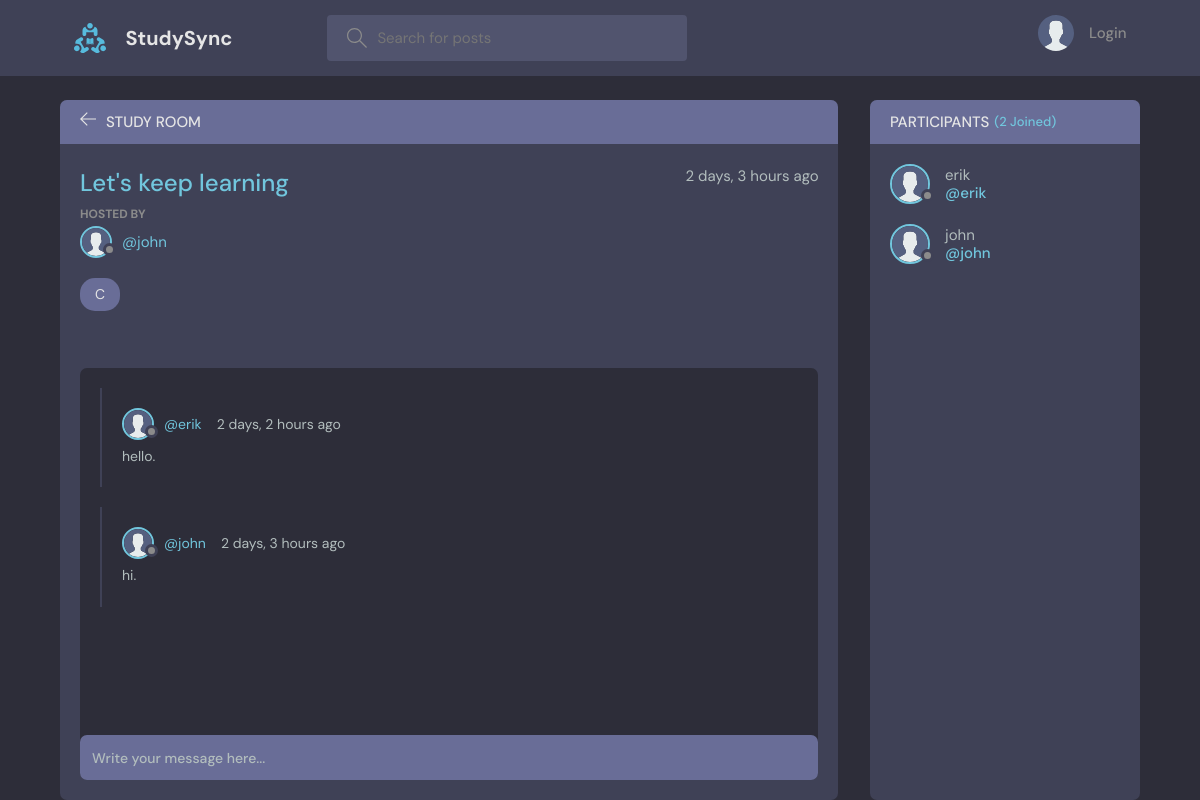
/room/13/, run on the app's committed database.
### base/models.py (models this page shows, shortened)
class Room(models.Model):
    host = models.ForeignKey(User, on_delete=models.SET_NULL, null=True)
    topic = models.ForeignKey(Topic, on_delete=models.SET_NULL, null=True)
    name = models.CharField(max_length=200)
    description = models.TextField(null=True, blank=True)
    participants = models.ManyToManyField(User, related_name='participants')
    updated = models.DateTimeField(auto_now=True)
    created = models.DateTimeField(auto_now_add=True)
    class Meta:
        ordering = ['-updated', '-created']

class Topic(models.Model):
    name = models.CharField(max_length=200)  # Name of the topic
    def __str__(self):
        return self.name  # Return the name of the topic when converted to a string

class Message(models.Model):
    user = models.ForeignKey(User, on_delete=models.CASCADE)
    room = models.ForeignKey(Room, on_delete=models.CASCADE)
    body = models.TextField()
    updated = models.DateTimeField(auto_now=True)
    created = models.DateTimeField(auto_now_add=True)
    class Meta:
        ordering = ['-updated', '-created']

### base/views.py (the view, shortened to what this page needs)
# urls.py: path('room/<str:pk>/', views.room, name="room"),     # URL for individual room page
def room(request, pk):
    room = Room.objects.get(id=pk)
    room_messages = room.message_set.all()
    participants = room.participants.all()
    context = {
        'room': room,                         # The current room
        'room_messages': room_messages,       # Messages in the current room
        'participants': participants          # Participants in the current room
    }
    return render(request, 'base/room.html', context)

### base/templates/base/room.html (shortened to what this page needs)
{% extends 'main.html' %}
{% block content %}
{% load static %}
    <main class="profile-page layout layout--2">
      <div class="container">
        <div class="room">
          <div class="room__top">
            <div class="room__topLeft">
              <a href="{% url 'home' %}">
                <svg version="1.1" xmlns="http://www.w3.org/2000/svg" width="32" height="32" viewBox="0 0 32 32">
                  <title>arrow-left</title>
                  <path
                    d="M13.723 2.286l-13.723 13.714 13.719 13.714 1.616-1.611-10.96-10.96h27.625v-2.286h-27.625l10.965-10.965-1.616-1.607z"
                  ></path>
                </svg>
              </a>
              <h3>Study Room</h3>
            </div>
          </div>
          <div class="room__box scroll">
            <div class="room__header scroll">
              <div class="room__info">
                <h3>{{room.name}}</h3>
                <span>{{room.created|timesince}} ago</span>
              </div>
              <div class="room__hosted">
                <p>Hosted By</p>
                <a href="{% url 'user-profile' room.host.id %}" class="room__author">
                  <div class="avatar avatar--small">
                    <img src="{% static 'images/avatar.svg' %}" />
                  </div>
                  <span>@{{room.host.username}}</span>
                </a>
              </div>
              <span class="room__topics">{{room.topic}}</span>
            </div>
            <div class="room__conversation">
              <div class="threads scroll">
                {% for message in room_messages %}
                <div class="thread">
                  <div class="thread__top">
                    <div class="thread__author">
                      <a href="{% url 'user-profile' message.user.id %}" class="thread__authorInfo">
                        <div class="avatar avatar--small">
                          <img src="{% static 'images/avatar.svg' %}" />
                        </div>
                        <span>@{{message.user.username}}</span>
                      </a>
                      <span class="thread__date">{{message.created|timesince}} ago</span>
                    </div>
                  </div>
                  <div class="thread__details">
                    {{message.body}}.
                  </div>
                </div>
                {% endfor %}
              </div>
            </div>
          </div>
          <div class="room__message">
            <form action="" method="post">
              <input name="body" placeholder="Write your message here..." /></form>
          </div>
        </div>
        <div class="participants">
          <h3 class="participants__top">Participants <span>({{participants.count}} Joined)</span></h3>
          <div class="participants__list scroll">
            {% for user in participants %}
            <a href="{%  url 'user-profile' user.id %}" class="participant">
              <div class="avatar avatar--medium">
                <img src="{% static 'images/avatar.svg' %}" />
              </div>
              <p>
                {{user.username}}
                <span>@{{user.username}}</span>
              </p>
            </a>
            {% endfor %}
          </div>
        </div>
      </div>
    </main>
    {% endblock content %}

### data on the page
Room: name "Let's keep learning", created "2 days, 3 hours", host.username "john", topic "C"
Message: user.username "erik", created "2 days, 2 hours", body "hello"
Message: user.username "john", created "2 days, 3 hours", body "hi"

### other printed values
{{ participants.count }} "2"
{{ user.username }} "erik"
{{ user.username }} "john"
